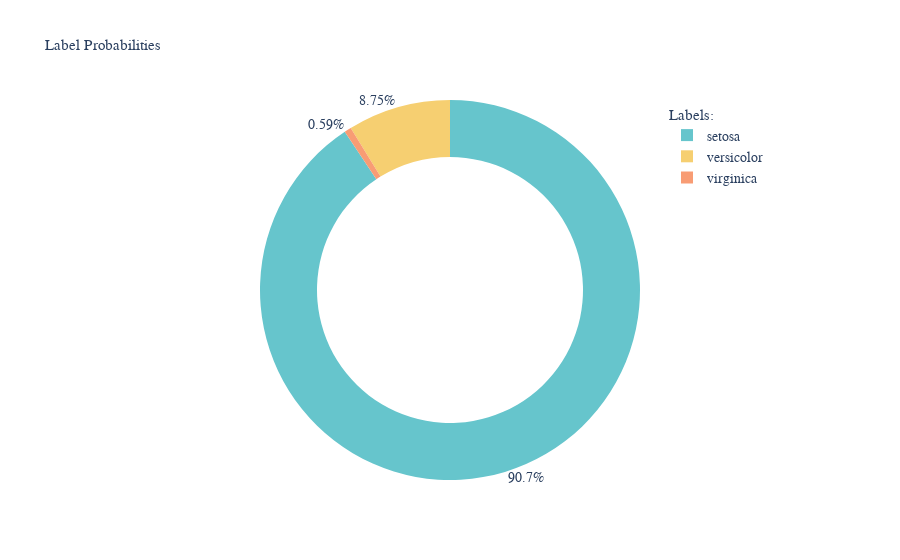

Notebook code cell kept with this figure:
### Code cell
prediction.plot_confidence(call_display=False)

### Figure 1 — Plotly figure (JSON) as saved in the notebook; plotly's stock layout.template omitted (floating-point values rounded to 4 significant figures)
{"data": [{"domain": {"x": [0, 1], "y": [0, 1]}, "hole": 0.7, "hovertemplate": "Labels=%{label}<br>Probability=%{value}<extra></extra>", "labels": ["setosa", "versicolor", "virginica"], "legendgroup": "", "name": "", "showlegend": true, "textposition": "outside", "type": "pie", "values": ["0.90659463", "0.08750676", "0.0058985925"]}], "layout": {"autosize": true, "font": {"family": "Abel, Avenir", "size": 14}, "hoverlabel": {"font": {"family": "Abel, Avenir"}}, "legend": {"title": {"font": {"size": 15}, "text": "Labels:"}, "tracegroupgap": 0, "x": 1, "xanchor": "right", "y": 1, "yanchor": "top"}, "piecolorway": ["rgb(102, 197, 204)", "rgb(246, 207, 113)", "rgb(248, 156, 116)", "rgb(220, 176, 242)", "rgb(135, 197, 95)", "rgb(158, 185, 243)", "rgb(254, 136, 177)", "rgb(201, 219, 116)", "rgb(139, 224, 164)", "rgb(180, 151, 231)", "rgb(179, 179, 179)"], "title": {"font": {"family": "Abel, Avenir", "size": 15}, "text": "Label Probabilities"}}}
